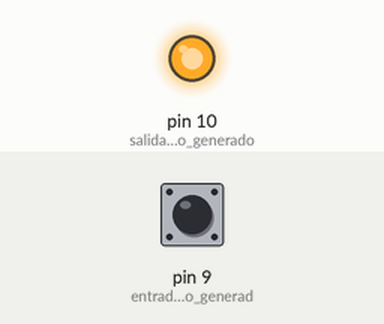
A sketch run on a simulated Arduino Uno, built with avr-gcc and run on an emulated ATmega328P. On the bench: output pins drawn as LEDs (lit = HIGH). Inputs (shaded band) come from the test bench; at power-on: pin 9 (entrada_del_pulso_generad) LOW. What the sketch prints to the serial monitor is not drawn.

Above: at 0.1 s.
Timing chart, 0 to 1.6 s (numbered marks = the images above):
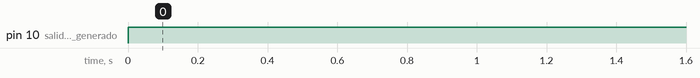

The sketch:

sketch_may12c.ino
```cpp
long dis;
long tiem;
int led1 = 11;
void setup( ){
Serial.begin(9600);
pinMode(10, OUTPUT); //salida del pulso generado por el sensor ultrasónico
pinMode(9, INPUT);//entrada del pulso generado por el sensor ultrasónico
pinMode(11, INPUT);//alarma de la distancia(encenderá el led)
}
void loop(){
digitalWrite;(10,LOW);//recibimiento del pulso.
delayMicroseconds(5);
digitalWrite(10, HIGH);//envió del pulso.
delayMicroseconds(10);
tiem=pulseIn(9, HIGH);//fórmula para medir el pulso entrante.
dis= long(0.017*tiem);//fórmula para calcular la distancia del sensor ultrasónico.
if(dis>10){ //comparativo para la alarma se ingresa la distancia en la que encenderá o apagara.
digitalWrite (11, HIGH);
}
else
{
digitalWrite(11,LOW);
}
Serial.println("LA DISTANCIA MEDIDA ES:");
Serial.println(dis);
Serial.println("cm");
delay(500);
}
```

Measured:
- by itself, pin 10 (salida_del_pulso_generado): LOW → HIGH at 0.00 s
